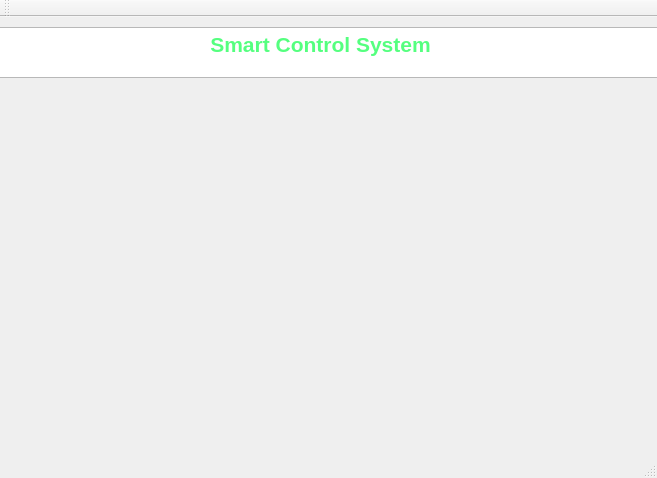
<?xml version="1.0" encoding="UTF-8"?>
<ui version="4.0">
 <class>MainWindow</class>
 <widget class="QMainWindow" name="MainWindow">
  <property name="geometry">
   <rect>
    <x>0</x>
    <y>0</y>
    <width>657</width>
    <height>478</height>
   </rect>
  </property>
  <property name="windowTitle">
   <string>MainWindow</string>
  </property>
  <widget class="QWidget" name="centralWidget">
   <widget class="QTextEdit" name="textEdit">
    <property name="geometry">
     <rect>
      <x>-20</x>
      <y>10</y>
      <width>681</width>
      <height>51</height>
     </rect>
    </property>
    <property name="html">
     <string>&lt;!DOCTYPE HTML PUBLIC &quot;-//W3C//DTD HTML 4.0//EN&quot; &quot;http://www.w3.org/TR/REC-html40/strict.dtd&quot;&gt;
&lt;html&gt;&lt;head&gt;&lt;meta name=&quot;qrichtext&quot; content=&quot;1&quot; /&gt;&lt;style type=&quot;text/css&quot;&gt;
p, li { white-space: pre-wrap; }
&lt;/style&gt;&lt;/head&gt;&lt;body style=&quot; font-family:'MS Shell Dlg 2'; font-size:7.8pt; font-weight:400; font-style:normal;&quot;&gt;
&lt;p align=&quot;center&quot; style=&quot; margin-top:0px; margin-bottom:0px; margin-left:0px; margin-right:0px; -qt-block-indent:0; text-indent:0px;&quot;&gt;&lt;span style=&quot; font-size:16pt; font-weight:600; color:#55ff7f;&quot;&gt;Smart Control System&lt;/span&gt;&lt;/p&gt;&lt;/body&gt;&lt;/html&gt;</string>
    </property>
   </widget>
  </widget>
  <widget class="QToolBar" name="mainToolBar">
   <attribute name="toolBarArea">
    <enum>TopToolBarArea</enum>
   </attribute>
   <attribute name="toolBarBreak">
    <bool>false</bool>
   </attribute>
  </widget>
  <widget class="QStatusBar" name="statusBar"/>
 </widget>
 <layoutdefault spacing="6" margin="11"/>
 <resources/>
 <connections/>
</ui>
